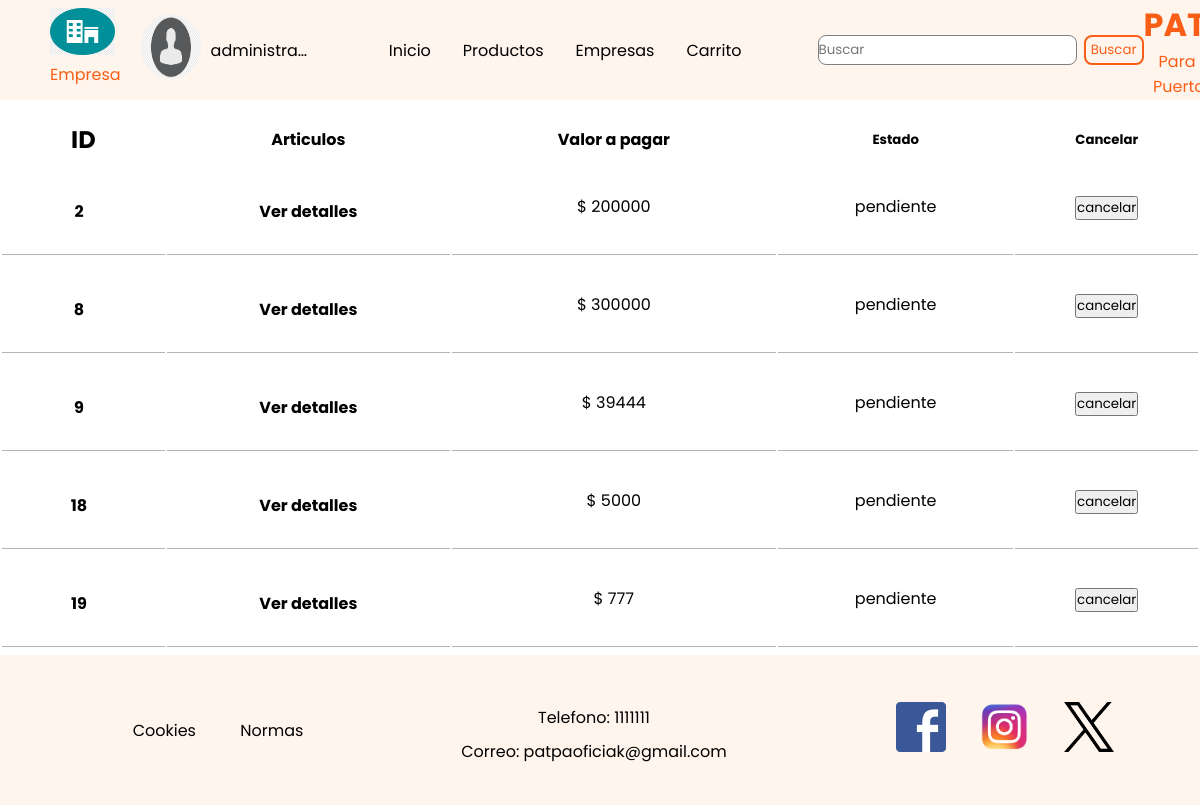
The page /content/pedidos/pedidos.php (signed in) on the database its author committed.
### tables this page shows
CREATE TABLE `usuario` (
  `id` int(11) NOT NULL,
  `nombre` varchar(250) NOT NULL,
  `correo` varchar(50) NOT NULL,
  `usuario` varchar(50) NOT NULL,
  `contraseña` varchar(300) NOT NULL,
  `edad` int(11) DEFAULT NULL,
  `categorias` int(11) DEFAULT NULL,
  `id_rol` int(11) NOT NULL,
  `foto` varchar(250) DEFAULT NULL,
  `fondo` varchar(250) DEFAULT NULL,
  `direccion` varchar(100) DEFAULT NULL,
  `calificacion` varchar(5) DEFAULT NULL,
  `latitud` varchar(25) DEFAULT NULL,
  `longitud` varchar(25) DEFAULT NULL
);

CREATE TABLE `pedido` (
  `id` int(11) NOT NULL,
  `estado` varchar(150) DEFAULT NULL,
  `total` int(20) DEFAULT NULL,
  `id_usuario` int(11) DEFAULT NULL
);

### php/consultas_pedidos.php (called while the page is built, shortened)
<?php
include "conex.php";
$correo = $_SESSION['usuario'];
$datos_usu = $conn->query("SELECT * FROM usuario where correo = '$correo'");
$usuario = $datos_usu->fetch_assoc();
$usuario_id = $usuario['id'];
$pedidos = $conn->query("SELECT *
                                    FROM pedido
                                     WHERE id_usuario = '$usuario_id'");
?>

### content/pedidos/pedidos.php (the view, shortened to what this page needs)
<?php
 include "../../php/consultas_pedidos.php";
?>
<!doctype html>
<html lang="es">
  <head>
    <link rel="stylesheet" href="pedidos.css">
  </head>
  <body>
    <header>
        <div class="logo">
            <?php
                if($usuario['id_rol'] == 1){
                ?>
                    <img src="../../images/img_usuario_usuario.png" alt="">
                    <p>Usuario</p>
                <?php
                    }elseif($usuario['id_rol'] == 2){
                ?>
                    <img src="../../images/img_usuario_repartidor.png" alt="">
                    <p>Repartidor</p>
                <?php
                }else{
                    ?>
                    <img src="../../images/img_usuario_empresa.jpg" alt="">
                    <p>Empresa</p>
                    <?php
                    }
                    ?>
        </div>
     <div class="usuario">
        <?php
                if($usuario['id_rol'] == 1){
                ?>
                    <a href="../usuarios/usuario_usuario.php"><img src="../../<?php  echo $usuario['foto']?>" alt=""></a>
                    <a href="../usuarios/usuario_usuario.php"><?php echo $usuario['usuario']?></a>
                <?php
                     }elseif($usuario['id_rol'] == 2){
                 ?>
                       <img src="../<?php echo $usuario['foto']?>" alt="">
                      <a href=""><?php echo $usuario['usuario']?></a>
                 <?php
                 }else{
                    ?>
                      <a href="../usuarios/usuario_empresa.kphp"><img src="../../<?php echo $usuario['foto']?>" alt=""></a>
                     <a href="../usuarios/usuario_empresa.php"><?php  echo $usuario['usuario']?></a>
                       <?php
                     }
                     ?>
     </div>
        <div class="container_header">
         <div class="menu">
            <nav>
                <ul>
                    <li><a href="../inicio.php">Inicio</a></li>
                    <li><a href="../categorias/categorias.php">Productos</a></li>
                    <li><a href="../empresas/empresa.php">Empresas</a></li>
                    <li><a href="../carrito/carrito.php">Carrito</a></li>
                </ul>
            </nav>
         </div>
         <form class="formulario_buscar" action="../buscar.php" method="get" role="search">
                <input  type="search" placeholder="Buscar" name="q" aria-label="Search">
                <button class="buscar " type="submit"> Buscar</button>
        </form>
        </div>
        <div class="eslogan">
            <h1>PATPA</h1>
            <p>Para ti de Puerto Asís</p>
        </div>
    </header>
    <main>
        <div class="contenido_menu">
            <table>
                <tr>
                    <th><h2>ID</h2></th>
                    <th><h4>Articulos</h4></th>
                    <th><h4>Valor a pagar</h4></th>
                    <th style="margin-right: 30px;"><h5>Estado</h5></th>
                    <th style="margin-right: 30px;"><h5>Cancelar</h5></th>
                </tr>
                <?php
                while ($fila_pedidos = $pedidos->fetch_assoc()) {
                    $id_pedido_tiene = $fila_pedidos['id']
                  ?>
                    <tr>
                        <td>
                            <div class="menu_inventario">
                                    <h4 class="id_pedido"><?=$id_pedido_tiene ?></h4>
                            </div>
                        </td>
                        <td>
                            <h4 style="margin-top: 10px;" class="detalles">Ver detalles</h4>
                        </td>
                        <td>
                            <p>$ <?= $fila_pedidos['total'] ?></p>
                        </td>
                        <td style="margin-right: 30px;">
                            <p><?= $fila_pedidos['estado'] ?></p>
                        </td>
                        <td style="margin-left: 10px;">
                            <form action="../../php/consultas_pedidos.php" method="POST">
                                <button type="submit" name="eliminar_pedido">cancelar</button>
                            </form>
                        </td>
                    </tr>
                <?php } ?>
            </table>
        </div>
    </main>
    <br>
    <footer>
        <div class="contenido_footer">
            <div class="cookies">
                <a href="#">Cookies</a>
                <a href="#">Normas</a>
            </div>
            <div class="informacion">
                <p>Telefono: 1111111</p>
                <p>Correo: patpaoficiak@gmail.com</p>
            </div>
            <div class="redes_sociales">
                <a href="#"><img src="../../images/facebook_logo.png" alt=""></a>
                <a href="#"><img src="../../images/instagram_logo.png" alt=""></a>
                <a href="#"><img src="../../images/twitter_logo.png" alt=""></a>
            </div>
        </div>
    </footer>
</body>
</html>

### content/pedidos/pedidos.css (style rules this page uses)
* { margin: 0; padding: 0; box-sizing: border-box; text-decoration: none; font-family: 'Poppins', sans-serif; z-index: 100; }
body { height: 100%; width: 100%; }
header { height: 100px; width: 100%; position: fixed; display: flex; z-index: 104; background-color: #fff5ed; }
.container_header { margin: 0px auto 0 auto; max-width: 1200px; height: 100%; display: flex; }
.logo { align-items: center; position: relative; z-index: 1; }
.logo img { padding-top: 8px; width: 65px; margin-left: 50px; height: 55px; }
.logo p { margin-left: 50px; color: #f95e16; text-align: center; margin-top: 0; }
.usuario { height: 100%; align-items: center; display: flex; max-width: 200px; }
.usuario img { width: 60px; height: 65px; border-radius: 30px; margin-left: 10px; }
.usuario a { color: black; margin-left: 10px; white-space: nowrap; overflow: hidden; text-overflow: ellipsis; max-width: 100px; }
.menu { display: flex; align-items: center; }
.menu nav { margin: 0 20px; }
.menu nav ul { margin-left: 30px; display: flex; }
.menu nav ul li { list-style: none; margin: 20px 16px; }
.menu nav ul li a { color: black; font-size: 16px; position: relative; text-decoration: none; }
.eslogan { text-align: center; margin: auto; color: #f95e16; }
.container_header form { height: 100%; display: flex; align-items: center; position: relative; float: right; border-radius: 2%; }
.formulario_buscar input { box-sizing: border-box; align-items: center; height: 30px; border-radius: 8px; margin-left: 40px; border: 1px solid grey; }
.formulario_buscar button { margin-left: 7px; width: 60px; height: 30px; background-color: transparent; border-radius: 8px; border: 2px solid #f95e16; transition: all 300ms; }
.buscar { align-items: center; border-color: #f95e16; color: #f95e16; }
main { display: block; padding-top: 100px; max-width: 1200px; margin: auto; height: 100%; }
.contenido_menu { display: block; width: 100%; height: 450px; margin-bottom: 60px; }
.contenido_menu table { margin-top: 20px; max-height: 450px; width: 100%; overflow-y: scroll; }
.contenido_menu table th,.contenido_menu table td { max-width: 10%; margin: auto; overflow: hidden; text-overflow: ellipsis; text-align: center; }
.contenido_menu table td { margin-top: 10px; border-bottom: 1px solid rgb(180, 180, 180); }
.menu_inventario { height: 55px; width: 70%; float: left; padding: auto; margin: 20px; padding-top: 20px; }
.detalles { cursor: pointer; max-width: 150px; margin: auto; }
footer { margin-top: auto; height: 150px; width: 100%; background-color: #fff5ed; opacity: 1; display: flex; }
.contenido_footer { display: flex; width: 1200px; height: 100%; margin: auto; align-items: center; }
.contenido_footer div { z-index: 0; width: 33%; text-align: center; }
.cookies a { text-decoration: none; color: black; margin-left: 40px; }
.informacion p { margin-top: 9px; }
.redes_sociales a img { width: 50px; height: 50px; margin-left: 30px; }

### rows shown on the page
usuario: foto (picture), usuario "administra…"
pedido: id "2", total "200000", estado "pendiente"
pedido: id "8", total "300000", estado "pendiente"
pedido: id "9", total "39444", estado "pendiente"
pedido: id "18", total "5000", estado "pendiente"
pedido: id "19", total "777", estado "pendiente"
